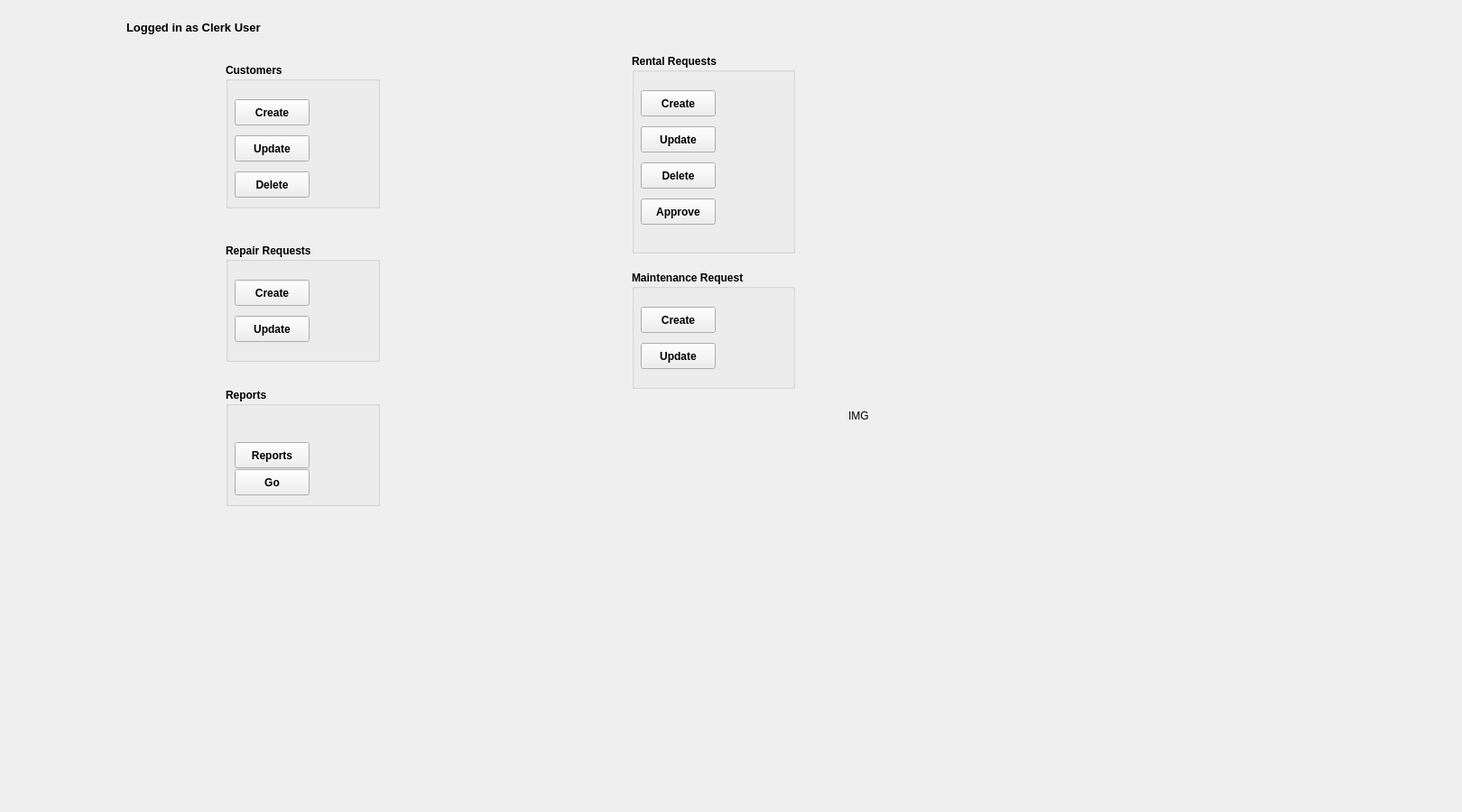
    <widget class="QWidget" name="page">
     <widget class="QLabel" name="CLerkImg">
      <property name="geometry">
       <rect>
        <x>940</x>
        <y>30</y>
        <width>671</width>
        <height>861</height>
       </rect>
      </property>
      <property name="text">
       <string>IMG</string>
      </property>
      <property name="scaledContents">
       <bool>true</bool>
      </property>
     </widget>
     <widget class="QGroupBox" name="groupBox_2">
      <property name="geometry">
       <rect>
        <x>250</x>
        <y>270</y>
        <width>171</width>
        <height>131</height>
       </rect>
      </property>
      <property name="font">
       <font>
        <bold>true</bold>
       </font>
      </property>
      <property name="title">
       <string>Repair Requests</string>
      </property>
      <widget class="QPushButton" name="Create_RepairRequests_Button">
       <property name="geometry">
        <rect>
         <x>10</x>
         <y>40</y>
         <width>83</width>
         <height>29</height>
        </rect>
       </property>
       <property name="font">
        <font>
         <bold>true</bold>
        </font>
       </property>
       <property name="text">
        <string>Create</string>
       </property>
      </widget>
      <widget class="QPushButton" name="Update_RepairRequests_Button">
       <property name="geometry">
        <rect>
         <x>10</x>
         <y>80</y>
         <width>83</width>
         <height>29</height>
        </rect>
       </property>
       <property name="font">
        <font>
         <bold>true</bold>
        </font>
       </property>
       <property name="text">
        <string>Update</string>
       </property>
      </widget>
     </widget>
     <widget class="QLabel" name="label">
      <property name="geometry">
       <rect>
        <x>140</x>
        <y>10</y>
        <width>231</width>
        <height>41</height>
       </rect>
      </property>
      <property name="font">
       <font>
        <pointsize>10</pointsize>
        <bold>true</bold>
       </font>
      </property>
      <property name="text">
       <string>Logged in as Clerk User</string>
      </property>
     </widget>
     <widget class="QGroupBox" name="groupBox_5">
      <property name="geometry">
       <rect>
        <x>250</x>
        <y>430</y>
        <width>171</width>
        <height>131</height>
       </rect>
      </property>
      <property name="font">
       <font>
        <bold>true</bold>
       </font>
      </property>
      <property name="title">
       <string>Reports</string>
      </property>
      <widget class="QPushButton" name="Reports_Section_Button">
       <property name="geometry">
        <rect>
         <x>10</x>
         <y>60</y>
         <width>83</width>
         <height>29</height>
        </rect>
       </property>
       <property name="font">
        <font>
         <bold>true</bold>
        </font>
       </property>
       <property name="text">
        <string>Reports</string>
       </property>
      </widget>
      <widget class="QPushButton" name="Go_Reports_Button">
       <property name="geometry">
        <rect>
         <x>10</x>
         <y>90</y>
         <width>83</width>
         <height>29</height>
        </rect>
       </property>
       <property name="text">
        <string>Go</string>
       </property>
      </widget>
     </widget>
     <widget class="QGroupBox" name="groupBox_4">
      <property name="geometry">
       <rect>
        <x>700</x>
        <y>300</y>
        <width>181</width>
        <height>131</height>
       </rect>
      </property>
      <property name="font">
       <font>
        <bold>true</bold>
       </font>
      </property>
      <property name="title">
       <string>Maintenance Request</string>
      </property>
      <widget class="QPushButton" name="Create_MaintenanceRequests_Button">
       <property name="geometry">
        <rect>
         <x>10</x>
         <y>40</y>
         <width>83</width>
         <height>29</height>
        </rect>
       </property>
       <property name="font">
        <font>
         <bold>true</bold>
        </font>
       </property>
       <property name="text">
        <string>Create</string>
       </property>
      </widget>
      <widget class="QPushButton" name="Update_MaintenanceRequests_Button">
       <property name="geometry">
        <rect>
         <x>10</x>
         <y>80</y>
         <width>83</width>
         <height>29</height>
        </rect>
       </property>
       <property name="font">
        <font>
         <bold>true</bold>
        </font>
       </property>
       <property name="text">
        <string>Update</string>
       </property>
      </widget>
     </widget>
     <widget class="QGroupBox" name="groupBox_3">
      <property name="geometry">
       <rect>
        <x>700</x>
        <y>60</y>
        <width>181</width>
        <height>221</height>
       </rect>
      </property>
      <property name="font">
       <font>
        <bold>true</bold>
       </font>
      </property>
      <property name="title">
       <string>Rental Requests</string>
      </property>
      <widget class="QPushButton" name="Create_RentalRequests_Button">
       <property name="geometry">
        <rect>
         <x>10</x>
         <y>40</y>
         <width>83</width>
         <height>29</height>
        </rect>
       </property>
       <property name="font">
        <font>
         <bold>true</bold>
        </font>
       </property>
       <property name="text">
        <string>Create</string>
       </property>
      </widget>
      <widget class="QPushButton" name="Update_RentalRequests_Button">
       <property name="geometry">
        <rect>
         <x>10</x>
         <y>80</y>
         <width>83</width>
         <height>29</height>
        </rect>
       </property>
       <property name="font">
        <font>
         <bold>true</bold>
        </font>
       </property>
       <property name="text">
        <string>Update</string>
       </property>
      </widget>
      <widget class="QPushButton" name="Delete_RentalRequests_Button">
       <property name="geometry">
        <rect>
         <x>10</x>
         <y>120</y>
         <width>83</width>
         <height>29</height>
        </rect>
       </property>
       <property name="font">
        <font>
         <bold>true</bold>
        </font>
       </property>
       <property name="text">
        <string>Delete</string>
       </property>
      </widget>
      <widget class="QPushButton" name="Approve_RentalRequests_Button">
       <property name="geometry">
        <rect>
         <x>10</x>
         <y>160</y>
         <width>83</width>
         <height>29</height>
        </rect>
       </property>
       <property name="font">
        <font>
         <bold>true</bold>
        </font>
       </property>
       <property name="text">
        <string>Approve</string>
       </property>
      </widget>
     </widget>
     <widget class="QGroupBox" name="groupBox">
      <property name="geometry">
       <rect>
        <x>250</x>
        <y>70</y>
        <width>171</width>
        <height>161</height>
       </rect>
      </property>
      <property name="font">
       <font>
        <bold>true</bold>
       </font>
      </property>
      <property name="title">
       <string>Customers</string>
      </property>
      <widget class="QPushButton" name="Create_Customers_Button">
       <property name="geometry">
        <rect>
         <x>10</x>
         <y>40</y>
         <width>83</width>
         <height>29</height>
        </rect>
       </property>
       <property name="font">
        <font>
         <bold>true</bold>
        </font>
       </property>
       <property name="text">
        <string>Create</string>
       </property>
      </widget>
      <widget class="QPushButton" name="Update_Customers_Button">
       <property name="geometry">
        <rect>
         <x>10</x>
         <y>80</y>
         <width>83</width>
         <height>29</height>
        </rect>
       </property>
       <property name="font">
        <font>
         <bold>true</bold>
        </font>
       </property>
       <property name="text">
        <string>Update</string>
       </property>
      </widget>
      <widget class="QPushButton" name="Delete_Customers_Button">
       <property name="geometry">
        <rect>
         <x>10</x>
         <y>120</y>
         <width>83</width>
         <height>29</height>
        </rect>
       </property>
       <property name="font">
        <font>
         <bold>true</bold>
        </font>
       </property>
       <property name="text">
        <string>Delete</string>
       </property>
      </widget>
     </widget>
    </widget>
